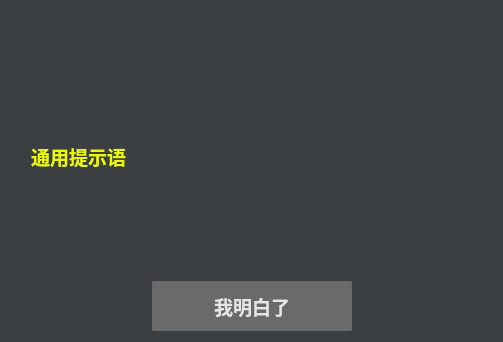
<?xml version="1.0" encoding="UTF-8"?>
<ui version="4.0">
 <class>Form</class>
 <widget class="QWidget" name="Form">
  <property name="geometry">
   <rect>
    <x>0</x>
    <y>0</y>
    <width>503</width>
    <height>342</height>
   </rect>
  </property>
  <property name="windowTitle">
   <string>Form</string>
  </property>
  <property name="styleSheet">
   <string notr="true">*{
background-color:#3c3f42;
color: #e6e6e6;
}

*:disabled {
	background-color: #3c3f42;
	color: #afafaf;
	cursor: not-allowed;

}
QListWidget:disabled,QTextEdit:disabled,QLineEdit:disabled,QTabWidget:disabled{
background-color:rgb(40, 40, 40);
}
QTextBrowser:disabled{
background-color:rgb(40, 40, 40);
color: rgb(152, 197, 150);
}

QPushButton:disabled {
	background-color: rgb(80, 80, 80);
	color: #afafaf;
	cursor: not-allowed;

}

QCheckBox:hover,QRadioButton:hover {
color: white;
}

QPushButton:hover {

font-weight: bold;
background-color:rgb(84, 84, 84);
color: white;
border-radius: 2px;

}

QPushButton{
font-weight: bold;
background-color:rgb(106, 106, 106);
color: #e6e6e6;
border-radius: 2px;
}

QTextBrowser,QListWidget,QTextEdit,QLineEdit,QTabWidget{
background-color:rgb(40, 40, 40);
color: rgba(152, 197, 150, 185);
font-size:16px;
}

QTextBrowser:hover,QTextEdit:hover,QLineEdit:hover{
background-color:rgb(40, 40, 40);
color: rgb(152, 197, 150);
font-size:16px;
}


QLabel{
color: #ebf905;
}



QRadioButton,QCheckBox {
        border: none;
        border-radius: 7px;
}
QRadioButton::indicator,QCheckBox::indicator{
    background-color: rgb(42, 45, 66);
    border: 0px solid #b1b1b1;
	width: 14px;
	height: 14px;
	border-radius: 7px;
}

QRadioButton::indicator:checked,QCheckBox::indicator:checked {
    background-color: #ebf905;
    border-color: #ebf905;
}
</string>
  </property>
  <layout class="QVBoxLayout" name="verticalLayout_2">
   <item>
    <layout class="QVBoxLayout" name="verticalLayout" stretch="3,1">
     <property name="spacing">
      <number>0</number>
     </property>
     <property name="leftMargin">
      <number>20</number>
     </property>
     <property name="topMargin">
      <number>20</number>
     </property>
     <property name="rightMargin">
      <number>20</number>
     </property>
     <property name="bottomMargin">
      <number>0</number>
     </property>
     <item>
      <widget class="QLabel" name="lb_tip">
       <property name="font">
        <font>
         <pointsize>14</pointsize>
         <weight>75</weight>
         <bold>true</bold>
        </font>
       </property>
       <property name="text">
        <string>通用提示语</string>
       </property>
       <property name="wordWrap">
        <bool>true</bool>
       </property>
      </widget>
     </item>
     <item>
      <layout class="QHBoxLayout" name="horizontalLayout">
       <property name="spacing">
        <number>0</number>
       </property>
       <item>
        <spacer name="horizontalSpacer">
         <property name="orientation">
          <enum>Qt::Horizontal</enum>
         </property>
         <property name="sizeHint" stdset="0">
          <size>
           <width>40</width>
           <height>20</height>
          </size>
         </property>
        </spacer>
       </item>
       <item>
        <widget class="QPushButton" name="btn_kown">
         <property name="sizePolicy">
          <sizepolicy hsizetype="Fixed" vsizetype="Fixed">
           <horstretch>0</horstretch>
           <verstretch>0</verstretch>
          </sizepolicy>
         </property>
         <property name="minimumSize">
          <size>
           <width>200</width>
           <height>50</height>
          </size>
         </property>
         <property name="maximumSize">
          <size>
           <width>200</width>
           <height>50</height>
          </size>
         </property>
         <property name="font">
          <font>
           <pointsize>14</pointsize>
           <weight>75</weight>
           <bold>true</bold>
          </font>
         </property>
         <property name="text">
          <string>我明白了</string>
         </property>
        </widget>
       </item>
       <item>
        <spacer name="horizontalSpacer_2">
         <property name="orientation">
          <enum>Qt::Horizontal</enum>
         </property>
         <property name="sizeHint" stdset="0">
          <size>
           <width>40</width>
           <height>20</height>
          </size>
         </property>
        </spacer>
       </item>
      </layout>
     </item>
    </layout>
   </item>
  </layout>
 </widget>
 <resources/>
 <connections/>
</ui>
